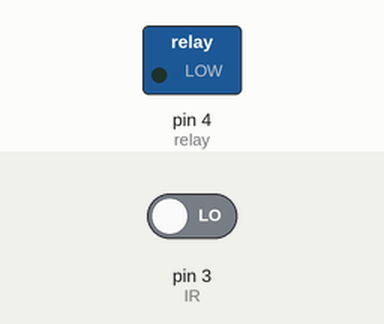
Recording of a sketch running on a simulated Arduino Uno, built with avr-gcc and run on an emulated ATmega328P. On the bench: switched loads named in the sketch (green lamp = pin HIGH). The test bench sets the inputs (shaded band); at power-on: pin 3 (IR) LOW.

Above: at 1.2 s.
1.3 s: pin 3 (IR) driven HIGH
At 2.5 s:
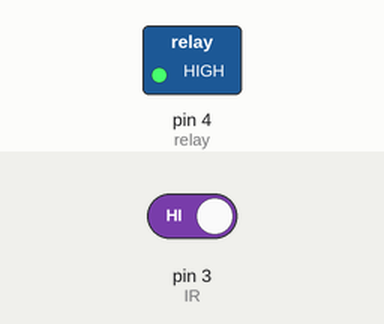
2.8 s: pin 3 (IR) driven LOW
At 3.8 s:
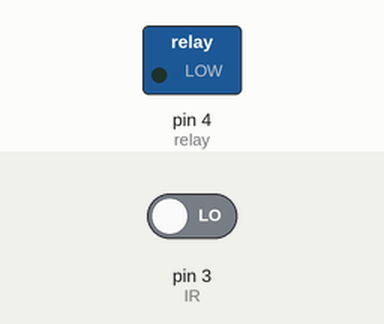
Timing chart, 0 to 5.8 s (numbered marks = the images above; inputs shaded):
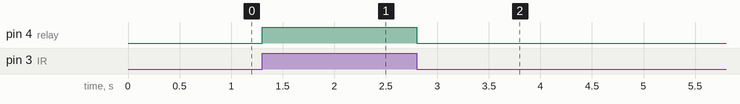

The sketch:

test2.ino
```cpp
#define IR 3
#define relay 4
int giatriIR;

void setup()
{
  Serial.begin(9600);
  pinMode(IR,INPUT);
  pinMode(relay,OUTPUT);
}
void loop()
{
  giatriIR = digitalRead(IR);
  if(giatriIR == HIGH)
  {
    digitalWrite(relay,HIGH);
  }
  else
  {
    digitalWrite(relay,LOW);
  }
  delay(100);
}
```

Measured:
- after the input at 1.3 s, pin 4 (relay): LOW → HIGH at once
- after the input at 2.8 s, pin 4 (relay): HIGH → LOW at once
